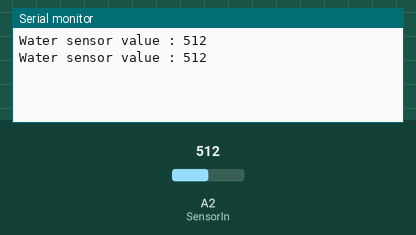
Simulated run of this sketch. Board: Arduino Uno, built with avr-gcc and run on an emulated ATmega328P. Parts: the last lines printed to the serial monitor. Inputs (shaded band) come from the test bench; at power-on: A2 (SensorIn) = 512.

Above: at 1.8 s.
1.9 s: A2 (SensorIn) set to 716
At 2.8 s:
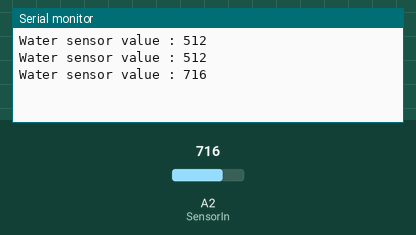
3.4 s: A2 (SensorIn) set to 900
At 4.8 s:
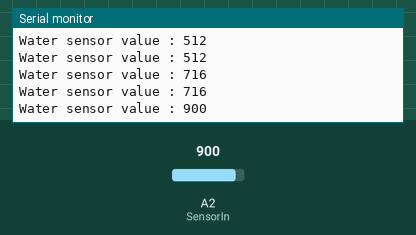
Timing chart, 0 to 6.4 s (numbered marks = the images above; inputs shaded):
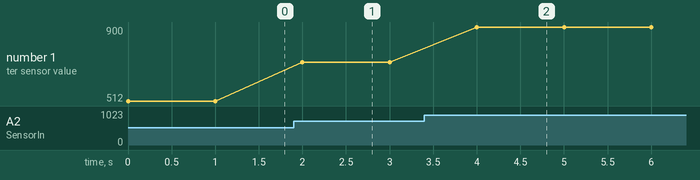

The sketch:

WATER_SENSOR.ino
```cpp
//*******************************************************************************
// Project : Water Sensor 물인식 센서
// Board : Arduino Uno
// 물을 인식한다기 보다는 넓은 인식판에 빗살무의 센서가 서로 접점이 생기면서 도체간의 미세 전류가 흘러 그 값을 인식하는거임
//*******************************************************************************
#define SensorIn A2 // 아날로그 pin 0 번 [설정된 아날로그 pin이 아닌 다른곳에 꼽을 경우 오류값이 출력됨]

void setup(){
    Serial.begin(9600); // 통신 속도
}

void loop(){
    int R = analogRead(SensorIn); //센서값을 읽어와서 R로 집어 넣음
    Serial.print("Water sensor value : ");
    Serial.println(R);    //output R 값을 출력함
    delay(1000);          // 센서를 읽어오는 속도
}
```

Measured:
- after the input at 1.9 s, the serial monitor: prints a new line after 0.10 s (image 1)
- after the input at 3.4 s, the serial monitor: prints a new line after 0.60 s (image 2)
- plotted number 1: 512 → 716 after the input at 1.9 s, 716 → 900 after the input at 3.4 s
